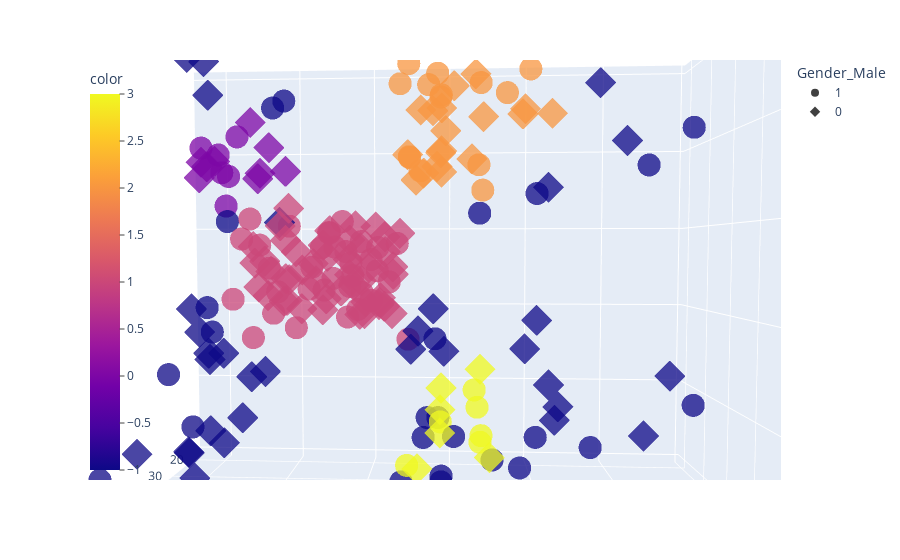

The notebook cell saved with this chart:
### Code cell
import plotly.express as px
fig = px.scatter_3d(df, x='Age', y='Annual Income (k$)', z='Spending Score (1-100)', color=dbscan.labels_, symbol='Gender_Male', opacity=0.75)
fig.update_layout(coloraxis_colorbar=dict(yanchor="top", y=1, x=0, ticks="outside"))
# fig.show()

### Figure 1 — Plotly figure (JSON) as saved in the notebook; plotly's stock layout.template omitted (floating-point values rounded to 4 significant figures)
{"data": [{"hovertemplate": "Gender_Male=1<br>Age=%{x}<br>Annual Income (k$)=%{y}<br>Spending Score (1-100)=%{z}<br>color=%{marker.color}<extra></extra>", "legendgroup": "1", "marker": {"color": [-1, 0, -1, -1, -1, 0, 0, -1, -1, 0, 0, 0, -1, -1, -1, -1, -1, 1, 1, 1, 1, 1, 1, 1, 1, 1, 1, 1, 1, 1, 1, 1, 1, 1, 1, 1, 1, 1, 1, 1, 1, 1, 1, 1, 1, 1, 1, 1, 1, 1, 2, 1, 2, -1, 2, 3, 2, -1, 2, -1, 2, -1, 2, -1, 2, 3, 2, -1, -1, -1, 3, 3, -1, 3, 2, 3, 2, -1, 2, -1, 2, -1, 2, -1, -1, -1, -1, -1], "coloraxis": "coloraxis", "opacity": 0.75, "symbol": "circle"}, "mode": "markers", "name": "1", "scene": "scene", "showlegend": true, "type": "scatter3d", "x": [19, 21, 64, 67, 37, 22, 20, 52, 35, 25, 31, 29, 35, 60, 53, 18, 24, 48, 33, 59, 47, 69, 53, 70, 19, 63, 18, 19, 70, 59, 26, 40, 57, 38, 67, 48, 18, 48, 24, 48, 20, 67, 26, 49, 54, 68, 66, 65, 19, 27, 39, 43, 40, 59, 38, 47, 39, 20, 32, 19, 32, 25, 28, 48, 34, 43, 39, 37, 34, 19, 50, 42, 32, 40, 28, 36, 36, 58, 27, 59, 35, 46, 30, 28, 33, 32, 32, 30], "y": [15, 15, 19, 19, 20, 20, 21, 23, 24, 24, 25, 28, 28, 30, 33, 33, 38, 39, 42, 43, 43, 44, 46, 46, 46, 48, 48, 48, 49, 54, 54, 54, 54, 54, 54, 54, 59, 60, 60, 61, 61, 62, 62, 62, 63, 63, 63, 63, 64, 67, 69, 71, 71, 71, 71, 71, 71, 73, 73, 74, 75, 77, 77, 77, 78, 78, 78, 78, 78, 81, 85, 86, 87, 87, 87, 87, 87, 88, 88, 93, 93, 98, 99, 101, 113, 126, 137, 137], "z": [39, 81, 3, 14, 13, 79, 66, 29, 35, 73, 73, 82, 61, 4, 4, 92, 92, 36, 60, 60, 41, 46, 46, 56, 55, 51, 59, 59, 55, 47, 54, 48, 51, 55, 41, 46, 41, 49, 52, 42, 49, 59, 55, 56, 46, 43, 48, 52, 46, 56, 91, 35, 95, 11, 75, 9, 75, 5, 73, 10, 93, 12, 97, 36, 90, 17, 88, 1, 1, 5, 26, 20, 63, 13, 75, 10, 92, 15, 69, 14, 90, 15, 97, 68, 8, 74, 18, 83]}, {"hovertemplate": "Gender_Male=0<br>Age=%{x}<br>Annual Income (k$)=%{y}<br>Spending Score (1-100)=%{z}<br>color=%{marker.color}<extra></extra>", "legendgroup": "0", "marker": {"color": [-1, 0, -1, 0, -1, -1, 0, -1, -1, 0, -1, -1, -1, -1, -1, -1, 0, 0, -1, 0, -1, 0, -1, 0, -1, -1, -1, 1, 1, 1, 1, 1, 1, 1, 1, 1, 1, 1, 1, 1, 1, 1, 1, 1, 1, 1, 1, 1, 1, 1, 1, 1, 1, 1, 1, 1, 1, 1, 1, 1, 1, 1, 1, 1, 1, 1, 1, 1, 1, 1, 1, 1, 1, -1, 2, -1, 2, 2, 3, 2, -1, -1, 2, 2, 3, 3, 2, 3, 2, 2, 2, -1, 2, 2, 2, 2, 3, 3, 2, -1, 2, 2, -1, -1, -1, 2, -1, -1, -1, -1, -1, -1], "coloraxis": "coloraxis", "opacity": 0.75, "symbol": "diamond"}, "mode": "markers", "name": "0", "scene": "scene", "showlegend": true, "type": "scatter3d", "x": [20, 23, 31, 22, 35, 23, 30, 35, 58, 24, 35, 35, 46, 54, 45, 40, 23, 21, 49, 21, 42, 30, 36, 20, 65, 31, 49, 24, 50, 27, 29, 31, 49, 31, 50, 51, 27, 67, 54, 43, 68, 32, 47, 60, 60, 45, 23, 49, 46, 21, 55, 22, 34, 50, 68, 40, 32, 47, 27, 23, 49, 21, 66, 19, 38, 18, 19, 63, 49, 51, 50, 38, 40, 23, 31, 25, 31, 29, 44, 35, 57, 28, 32, 32, 34, 44, 38, 47, 27, 30, 30, 56, 29, 31, 36, 33, 36, 52, 30, 37, 32, 29, 41, 54, 41, 36, 34, 32, 38, 47, 35, 45], "y": [16, 16, 17, 17, 18, 18, 19, 19, 20, 20, 21, 23, 25, 28, 28, 29, 29, 30, 33, 33, 34, 34, 37, 37, 38, 39, 39, 39, 40, 40, 40, 40, 42, 43, 43, 44, 46, 47, 47, 48, 48, 48, 49, 50, 50, 54, 54, 54, 54, 54, 57, 57, 58, 58, 59, 60, 60, 60, 60, 62, 62, 62, 63, 63, 64, 65, 65, 65, 65, 67, 67, 67, 69, 70, 70, 72, 72, 73, 73, 74, 75, 76, 76, 77, 78, 78, 78, 78, 78, 78, 78, 79, 79, 81, 85, 86, 87, 88, 88, 97, 97, 98, 99, 101, 103, 103, 103, 103, 113, 120, 120, 126], "z": [6, 77, 40, 76, 6, 94, 72, 99, 15, 77, 35, 98, 5, 14, 32, 31, 87, 73, 14, 81, 17, 73, 26, 75, 35, 61, 28, 65, 55, 47, 42, 42, 52, 54, 45, 50, 51, 52, 59, 50, 48, 47, 42, 49, 56, 53, 52, 42, 44, 57, 58, 55, 60, 46, 55, 40, 42, 47, 50, 41, 48, 42, 50, 54, 42, 48, 50, 43, 59, 43, 57, 40, 58, 29, 77, 34, 71, 88, 7, 72, 5, 40, 87, 74, 22, 20, 76, 16, 89, 78, 73, 35, 83, 93, 75, 95, 27, 13, 86, 32, 86, 88, 39, 24, 17, 85, 23, 69, 91, 16, 79, 28]}], "layout": {"autosize": true, "coloraxis": {"colorbar": {"ticks": "outside", "title": {"text": "color"}, "x": 0, "y": 1, "yanchor": "top"}, "colorscale": [[0, "#0d0887"], [0.1111, "#46039f"], [0.2222, "#7201a8"], [0.3333, "#9c179e"], [0.4444, "#bd3786"], [0.5556, "#d8576b"], [0.6667, "#ed7953"], [0.7778, "#fb9f3a"], [0.8889, "#fdca26"], [1, "#f0f921"]]}, "legend": {"title": {"text": "Gender_Male"}, "tracegroupgap": 0}, "margin": {"t": 60}, "scene": {"aspectmode": "auto", "aspectratio": {"x": 0.6093, "y": 1.429, "z": 1.148}, "camera": {"center": {"x": 0, "y": 0, "z": 0}, "eye": {"x": 1.19, "y": 0.04777, "z": 0.04238}, "projection": {"type": "perspective"}, "up": {"x": 0, "y": 0, "z": 1}}, "domain": {"x": [0, 1], "y": [0, 1]}, "xaxis": {"title": {"text": "Age"}, "type": "linear"}, "yaxis": {"title": {"text": "Annual Income (k$)"}, "type": "linear"}, "zaxis": {"title": {"text": "Spending Score (1-100)"}, "type": "linear"}}}}
